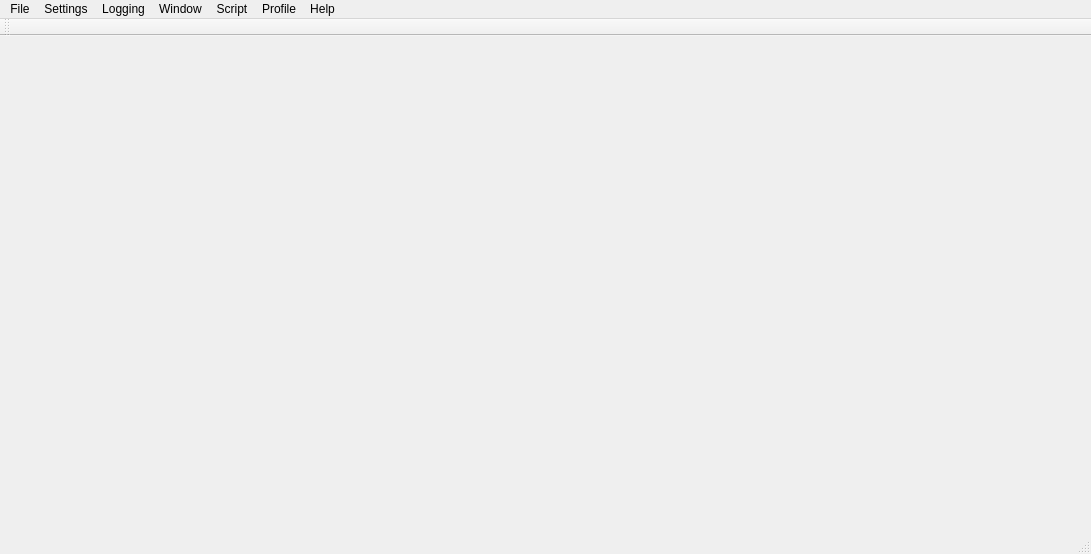
<?xml version="1.0" encoding="UTF-8"?>
<ui version="4.0">
 <class>MainWindow</class>
 <widget class="QMainWindow" name="MainWindow">
  <property name="geometry">
   <rect>
    <x>0</x>
    <y>0</y>
    <width>1091</width>
    <height>554</height>
   </rect>
  </property>
  <property name="windowTitle">
   <string>The Frostbite Client</string>
  </property>
  <property name="windowIcon">
   <iconset resource="window.qrc">
    <normaloff>:/window/images/shield.png</normaloff>:/window/images/shield.png</iconset>
  </property>
  <property name="styleSheet">
   <string notr="true">QWidget#mainToolBar {
/*     background-color: beige;
    border-style: outset;
    border-width: 2px;
    border-radius: 10px;
    border-color: beige;*/
    min-width: 10em;
    background-image: url(:/images/bar.png);



  /* background: qlineargradient(x1: 0, y1: 0, x2: 0, y2: 1,
                                  stop: 0 #E1E1E1, stop: 0.4 #DDDDDD,
                                  stop: 0.5 #D8D8D8, stop: 1.0 #D3D3D3);*/

/*	 background-repeat: repeat-xy;*/
}

QWidget#cmdLine {
    min-width: 50em;
    padding: 6px;
	padding-top: 10px;
}
/*
QWidget#gameWindow {	
border-color: rgb(0, 170, 0);
    border-width: 2px;
     border-style: solid;


 	background-image: url(:/images/compass.png);
	background-color: white;
    background-attachment: fixed;
	background-position:  right bottom;
	background-repeat: no-repeat;
}
*/

QToolButton { 
	 /*border: 1px solid rgb(190, 190, 190);*/
	 /*margin-left: -1px;
     margin-top: -1;*/
/*	border-bottom-right-radius: 5px;*/
	/*background: #242024;*/
}

QToolButton:hover {
    /*background-color: qlineargradient(x1: 0, y1: 0, x2: 0, y2: 1,
                                  stop: 0 #dadbde, stop: 1 #f6f7fa);*/
}

QToolButton:pressed {
	border: 1px solid rgb(190, 190, 190); 
	margin-right:-1px;
	margin-bottom:-1px; 
}

 QDockWidget {
    titlebar-normal-icon:  url(&quot;:/images/minus.png&quot;);
	titlebar-close-icon: url(&quot;:/images/close.png&quot;);
	color: #dfdfdf;
    font: 7pt &quot;Microsoft JhengHei&quot;;
 }

 QDockWidget::close-button, QDockWidget::float-button {
	background: #3b3b3b;
    border-radius: 3px;
	border: 1px solid #3b3b3b;
	icon-size: 7px;
	margin: 0px;
 }

 QDockWidget::close-button:hover, QDockWidget::float-button:hover {
    border-radius: 3px;
	border: 1px solid #e0e0e0;
 }

 QDockWidget::title {
    text-align: left;
    background: gray;
    background-image: url(:/images/bg.png);
	padding: 0px;
    padding-left: 5px;
	padding-top: 2px;
 }

/* style for qcolodialog*/
QDialogButtonBox {
	dialogbuttonbox-buttons-have-icons: 0;
	height: 25px;
	max-height: 25px;
}
</string>
  </property>
  <property name="locale">
   <locale language="English" country="UnitedStates"/>
  </property>
  <property name="dockNestingEnabled">
   <bool>true</bool>
  </property>
  <widget class="QWidget" name="centralWidget">
   <property name="autoFillBackground">
    <bool>true</bool>
   </property>
   <property name="styleSheet">
    <string notr="true"/>
   </property>
   <layout class="QVBoxLayout">
    <property name="spacing">
     <number>0</number>
    </property>
    <property name="leftMargin">
     <number>0</number>
    </property>
    <property name="topMargin">
     <number>0</number>
    </property>
    <property name="rightMargin">
     <number>0</number>
    </property>
    <property name="bottomMargin">
     <number>0</number>
    </property>
    <item>
     <layout class="QVBoxLayout" name="mainLayout">
      <property name="spacing">
       <number>0</number>
      </property>
     </layout>
    </item>
   </layout>
  </widget>
  <widget class="QMenuBar" name="menuBar">
   <property name="enabled">
    <bool>true</bool>
   </property>
   <property name="geometry">
    <rect>
     <x>0</x>
     <y>0</y>
     <width>1091</width>
     <height>25</height>
    </rect>
   </property>
   <widget class="QMenu" name="menuFile">
    <property name="tearOffEnabled">
     <bool>true</bool>
    </property>
    <property name="title">
     <string>File</string>
    </property>
    <property name="separatorsCollapsible">
     <bool>false</bool>
    </property>
    <addaction name="actionConnect"/>
    <addaction name="actionLichConnect"/>
    <addaction name="actionDisconnect"/>
    <addaction name="separator"/>
    <addaction name="actionExit"/>
   </widget>
   <widget class="QMenu" name="menuConfiguration">
    <property name="tearOffEnabled">
     <bool>true</bool>
    </property>
    <property name="title">
     <string>Settings</string>
    </property>
    <property name="separatorsCollapsible">
     <bool>false</bool>
    </property>
    <addaction name="actionAppearance"/>
    <addaction name="actionText_Highlight"/>
    <addaction name="actionMacros"/>
   </widget>
   <widget class="QMenu" name="menuWindow">
    <property name="tearOffEnabled">
     <bool>true</bool>
    </property>
    <property name="title">
     <string>Window</string>
    </property>
    <addaction name="actionWindowSave"/>
    <addaction name="separator"/>
   </widget>
   <widget class="QMenu" name="menuHelp">
    <property name="title">
     <string>Help</string>
    </property>
    <addaction name="actionReference_Manual"/>
    <addaction name="actionAbout"/>
   </widget>
   <widget class="QMenu" name="menuScript">
    <property name="tearOffEnabled">
     <bool>true</bool>
    </property>
    <property name="title">
     <string>Script</string>
    </property>
    <addaction name="actionEdit"/>
   </widget>
   <widget class="QMenu" name="menuProfile">
    <property name="title">
     <string>Profile</string>
    </property>
    <addaction name="actionCreate_new_profile"/>
    <addaction name="actionLoad_profile"/>
   </widget>
   <widget class="QMenu" name="menuLogging">
    <property name="title">
     <string>Logging</string>
    </property>
    <addaction name="actionLogMain"/>
    <addaction name="actionLogThoughts"/>
    <addaction name="actionLogConversations"/>
    <addaction name="actionLogArrivals"/>
    <addaction name="actionLogDeaths"/>
    <addaction name="separator"/>
    <addaction name="actionLogDebug"/>
    <addaction name="actionLogAuth"/>
   </widget>
   <addaction name="menuFile"/>
   <addaction name="menuConfiguration"/>
   <addaction name="menuLogging"/>
   <addaction name="menuWindow"/>
   <addaction name="menuScript"/>
   <addaction name="menuProfile"/>
   <addaction name="menuHelp"/>
  </widget>
  <widget class="QToolBar" name="mainToolBar">
   <property name="windowTitle">
    <string>Toolbar</string>
   </property>
   <property name="iconSize">
    <size>
     <width>32</width>
     <height>32</height>
    </size>
   </property>
   <property name="toolButtonStyle">
    <enum>Qt::ToolButtonIconOnly</enum>
   </property>
   <attribute name="toolBarArea">
    <enum>TopToolBarArea</enum>
   </attribute>
   <attribute name="toolBarBreak">
    <bool>false</bool>
   </attribute>
  </widget>
  <widget class="QStatusBar" name="statusBar"/>
  <action name="actionConnect">
   <property name="icon">
    <iconset resource="window.qrc">
     <normaloff>:/window/images/connect.png</normaloff>:/window/images/connect.png</iconset>
   </property>
   <property name="text">
    <string>Connect</string>
   </property>
   <property name="iconVisibleInMenu">
    <bool>true</bool>
   </property>
  </action>
  <action name="actionDisconnect">
   <property name="icon">
    <iconset resource="window.qrc">
     <normaloff>:/window/images/disconnect.png</normaloff>:/window/images/disconnect.png</iconset>
   </property>
   <property name="text">
    <string>Disconnect</string>
   </property>
  </action>
  <action name="actionExit">
   <property name="text">
    <string>Exit</string>
   </property>
   <property name="menuRole">
    <enum>QAction::QuitRole</enum>
   </property>
  </action>
  <action name="actionText_Highlight">
   <property name="icon">
    <iconset resource="window.qrc">
     <normaloff>:/window/images/highlight.png</normaloff>:/window/images/highlight.png</iconset>
   </property>
   <property name="text">
    <string>Highlight</string>
   </property>
   <property name="menuRole">
    <enum>QAction::ApplicationSpecificRole</enum>
   </property>
  </action>
  <action name="actionMacros">
   <property name="icon">
    <iconset resource="window.qrc">
     <normaloff>:/window/images/keyboard.png</normaloff>:/window/images/keyboard.png</iconset>
   </property>
   <property name="text">
    <string>Macros</string>
   </property>
   <property name="menuRole">
    <enum>QAction::ApplicationSpecificRole</enum>
   </property>
  </action>
  <action name="actionAppearance">
   <property name="icon">
    <iconset resource="window.qrc">
     <normaloff>:/window/images/window.png</normaloff>:/window/images/window.png</iconset>
   </property>
   <property name="text">
    <string>Appearance</string>
   </property>
   <property name="menuRole">
    <enum>QAction::PreferencesRole</enum>
   </property>
  </action>
  <action name="actionAbout">
   <property name="text">
    <string>About</string>
   </property>
   <property name="menuRole">
    <enum>QAction::AboutRole</enum>
   </property>
  </action>
  <action name="actionReference_Manual">
   <property name="text">
    <string>User Guide</string>
   </property>
  </action>
  <action name="actionEdit">
   <property name="text">
    <string>Edit/Create</string>
   </property>
  </action>
  <action name="actionCreate_new_profile">
   <property name="text">
    <string>Create new profile</string>
   </property>
  </action>
  <action name="actionLoad_profile">
   <property name="text">
    <string>Load profile</string>
   </property>
  </action>
  <action name="actionLogMain">
   <property name="checkable">
    <bool>true</bool>
   </property>
   <property name="text">
    <string>Main</string>
   </property>
  </action>
  <action name="actionLogThoughts">
   <property name="checkable">
    <bool>true</bool>
   </property>
   <property name="text">
    <string>Thoughts</string>
   </property>
  </action>
  <action name="actionLogConversations">
   <property name="checkable">
    <bool>true</bool>
   </property>
   <property name="text">
    <string>Conversations</string>
   </property>
  </action>
  <action name="actionLogArrivals">
   <property name="checkable">
    <bool>true</bool>
   </property>
   <property name="text">
    <string>Arrivals</string>
   </property>
  </action>
  <action name="actionLogDeaths">
   <property name="checkable">
    <bool>true</bool>
   </property>
   <property name="text">
    <string>Deaths</string>
   </property>
  </action>
  <action name="actionLogDebug">
   <property name="checkable">
    <bool>true</bool>
   </property>
   <property name="text">
    <string>Debug</string>
   </property>
  </action>
  <action name="actionWindowSave">
   <property name="text">
    <string>Save layout</string>
   </property>
  </action>
  <action name="actionLogAuth">
   <property name="checkable">
    <bool>true</bool>
   </property>
   <property name="text">
    <string>Auth</string>
   </property>
  </action>
  <action name="actionLichConnect">
   <property name="text">
    <string>Lich Connect</string>
   </property>
  </action>
 </widget>
 <layoutdefault spacing="6" margin="11"/>
 <resources>
  <include location="window.qrc"/>
 </resources>
 <connections/>
</ui>
